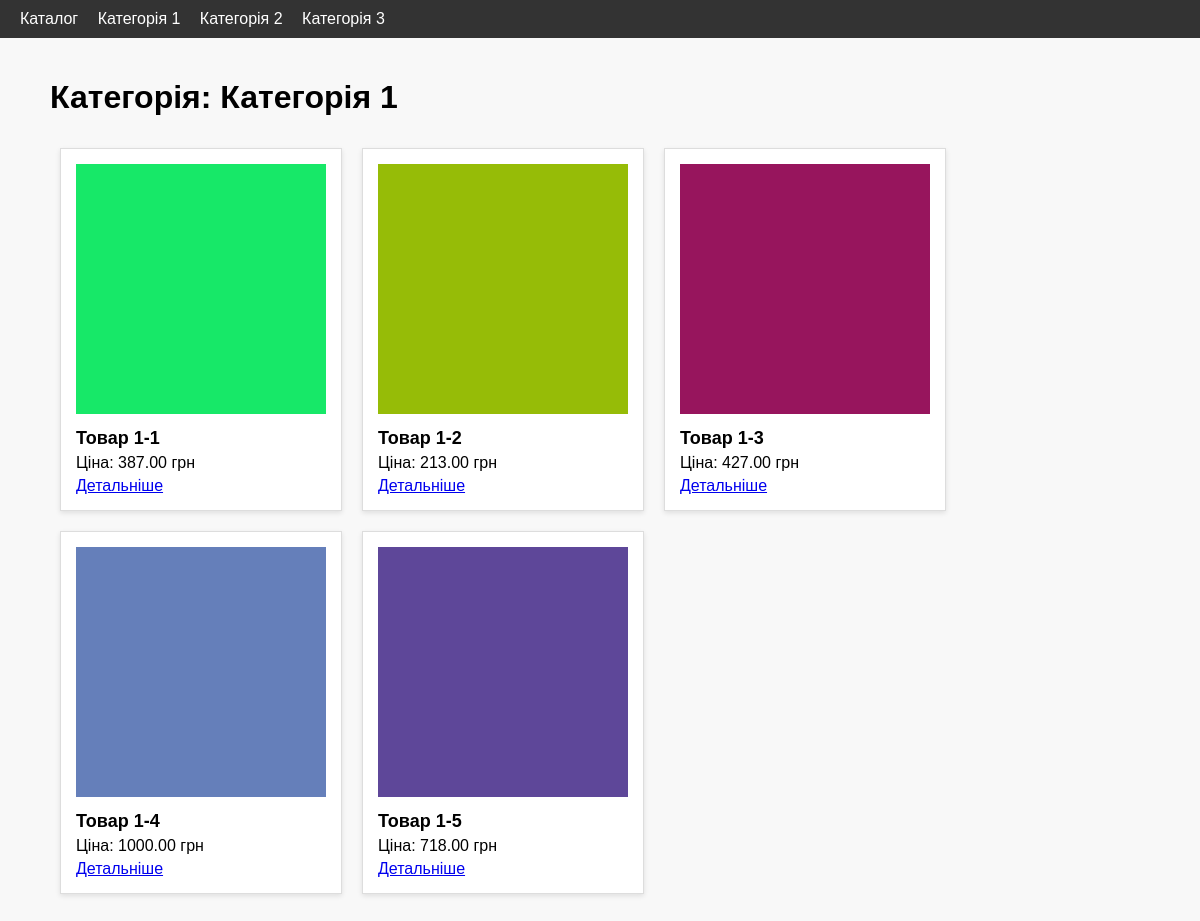
Page /category/1/ on the committed database.
### shop/models.py (models this page shows, shortened)
class Category(models.Model):
    name = models.CharField(max_length=100, unique=True)
    slug = models.SlugField(max_length=120, unique=True, blank=True)
    created_at = models.DateTimeField(auto_now_add=True)
    updated_at = models.DateTimeField(auto_now=True)

class Product(models.Model):
    category = models.ForeignKey(Category, on_delete=models.CASCADE, related_name='products')
    name = models.CharField(max_length=200)
    slug = models.SlugField(max_length=220, unique=True, blank=True)
    price = models.DecimalField(max_digits=10, decimal_places=2)
    image = models.ImageField(upload_to='products/')
    description = models.TextField()
    stock = models.PositiveIntegerField()
    brand = models.CharField(max_length=100)
    created_at = models.DateTimeField(auto_now_add=True)
    updated_at = models.DateTimeField(auto_now=True)

### shop/views.py (the view)
# urls.py: path('category/<slug:category_slug>/', category_detail, name='category_detail'),
def category_detail(request, category_slug):
    category = get_object_or_404(Category, slug=category_slug)
    products = Product.objects.filter(category=category)
    return render(request, 'shop/category_detail.html', {
        'category': category,
        'products': products
    })

### shop/context_processors.py (called while the page is built)
def categories_processor(request):
    categories = Category.objects.all()
    return {'categories': categories}

### shop/templates/shop/category_detail.html (shortened to what this page needs)
{% extends 'shop/base.html' %}
{% block content %}
<h1>Категорія: {{ category.name }}</h1>
{% for product in products %}
    <div class="product">
        <img src="{{ product.image.url }}" alt="{{ product.name }}">
        <h2>{{ product.name }}</h2>
        <p>Ціна: {{ product.price }} грн</p>
        <a href="{% url 'product_detail' category_slug=product.category.slug product_slug=product.slug %}">Детальніше</a>
    </div>
{% endfor %}
{% endblock %}

### shop/templates/shop/base.html (shortened to what this page needs)
<!DOCTYPE html>
<html lang="uk">
<head>
</head>
<body>
    <header>
        <a href="{% url 'all_products' %}">Каталог</a>
        {% for cat in categories %}
            <a href="{% url 'category_detail' category_slug=cat.slug %}">{{ cat.name }}</a>
        {% endfor %}
    </header>
    <main class="container">
        {% block content %}{% endblock %}
    </main>
</body>
</html>

### shop/templates/shop/base.html (style rules this page uses)
body { font-family: Arial, sans-serif; margin: 0; padding: 0; background: #f8f8f8; }
header { background-color: #333; color: white; padding: 10px 20px; }
header a { color: white; margin-right: 15px; text-decoration: none; }
.container { padding: 20px; max-width: 1100px; margin: 0 auto; }
.product { border: 1px solid #ddd; background: white; padding: 15px; margin: 10px; width: 250px; float: left; box-shadow: 0 2px 5px rgba(0,0,0,0.1); }
.product img { max-width: 100%; height: auto; }
.product h2 { font-size: 18px; margin: 10px 0 5px; }
.product p { margin: 5px 0; }

### rows in the picture
Category: name "Категорія 1"
Category: name "Категорія 2"
Category: name "Категорія 3"
Product: image (picture), name "Товар 1-1", price "387.00"
Product: image (picture), name "Товар 1-2", price "213.00"
Product: image (picture), name "Товар 1-3", price "427.00"
Product: image (picture), name "Товар 1-4", price "1000.00"
Product: image (picture), name "Товар 1-5", price "718.00"
